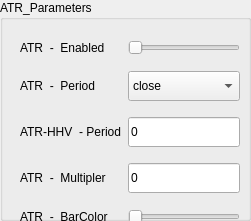
            <widget class="QGroupBox" name="grpBox_ATR_parametersIndi">
             <property name="geometry">
              <rect>
               <x>550</x>
               <y>40</y>
               <width>251</width>
               <height>221</height>
              </rect>
             </property>
             <property name="styleSheet">
              <string notr="true"/>
             </property>
             <property name="title">
              <string>ATR_Parameters</string>
             </property>
             <widget class="QWidget" name="layoutWidget">
              <property name="geometry">
               <rect>
                <x>20</x>
                <y>30</y>
                <width>331</width>
                <height>206</height>
               </rect>
              </property>
              <layout class="QGridLayout" name="gridLayout_21">
               <item row="0" column="0">
                <widget class="QLabel" name="lblSELL_IndicatorEnabled_3">
                 <property name="styleSheet">
                  <string notr="true"/>
                 </property>
                 <property name="text">
                  <string>ATR  -  Enabled</string>
                 </property>
                </widget>
               </item>
               <item row="0" column="1">
                <widget class="QSlider" name="hSlider_SELL_IndicatorEnabled_4">
                 <property name="styleSheet">
                  <string notr="true"/>
                 </property>
                 <property name="maximum">
                  <number>5</number>
                 </property>
                 <property name="orientation">
                  <enum>Qt::Horizontal</enum>
                 </property>
                </widget>
               </item>
               <item row="1" column="0">
                <widget class="QLabel" name="lblRocAppliedPrice">
                 <property name="styleSheet">
                  <string notr="true"/>
                 </property>
                 <property name="text">
                  <string>ATR  -  Period</string>
                 </property>
                </widget>
               </item>
               <item row="1" column="1">
                <widget class="QComboBox" name="drpRocAppliedPriceR">
                 <property name="sizePolicy">
                  <sizepolicy hsizetype="Preferred" vsizetype="Fixed">
                   <horstretch>0</horstretch>
                   <verstretch>0</verstretch>
                  </sizepolicy>
                 </property>
                 <property name="minimumSize">
                  <size>
                   <width>0</width>
                   <height>30</height>
                  </size>
                 </property>
                 <property name="styleSheet">
                  <string notr="true"/>
                 </property>
                 <item>
                  <property name="text">
                   <string>close</string>
                  </property>
                 </item>
                 <item>
                  <property name="text">
                   <string>open</string>
                  </property>
                 </item>
                 <item>
                  <property name="text">
                   <string>high</string>
                  </property>
                 </item>
                 <item>
                  <property name="text">
                   <string>low</string>
                  </property>
                 </item>
                 <item>
                  <property name="text">
                   <string>HL2</string>
                  </property>
                 </item>
                 <item>
                  <property name="text">
                   <string>HLC3</string>
                  </property>
                 </item>
                 <item>
                  <property name="text">
                   <string>OHLC</string>
                  </property>
                 </item>
                </widget>
               </item>
               <item row="1" column="2">
                <spacer name="horizontalSpacer_10">
                 <property name="orientation">
                  <enum>Qt::Horizontal</enum>
                 </property>
                 <property name="sizeHint" stdset="0">
                  <size>
                   <width>40</width>
                   <height>20</height>
                  </size>
                 </property>
                </spacer>
               </item>
               <item row="2" column="0">
                <widget class="QLabel" name="lblRocPeriodR">
                 <property name="styleSheet">
                  <string notr="true"/>
                 </property>
                 <property name="text">
                  <string>ATR-HHV  - Period</string>
                 </property>
                </widget>
               </item>
               <item row="2" column="1">
                <widget class="QLineEdit" name="txtRocPeriodR">
                 <property name="minimumSize">
                  <size>
                   <width>0</width>
                   <height>30</height>
                  </size>
                 </property>
                 <property name="cursor">
                  <cursorShape>IBeamCursor</cursorShape>
                 </property>
                 <property name="styleSheet">
                  <string notr="true"/>
                 </property>
                 <property name="text">
                  <string>0</string>
                 </property>
                </widget>
               </item>
               <item row="3" column="0">
                <widget class="QLabel" name="lblRocSmoothingR">
                 <property name="styleSheet">
                  <string notr="true"/>
                 </property>
                 <property name="text">
                  <string>ATR  -  Multipler</string>
                 </property>
                </widget>
               </item>
               <item row="3" column="1">
                <widget class="QLineEdit" name="txtRocSmoothingR">
                 <property name="minimumSize">
                  <size>
                   <width>0</width>
                   <height>30</height>
                  </size>
                 </property>
                 <property name="styleSheet">
                  <string notr="true"/>
                 </property>
                 <property name="text">
                  <string>0</string>
                 </property>
                </widget>
               </item>
               <item row="4" column="0">
                <widget class="QLabel" name="lblSELL_IndicatorEnabled_11">
                 <property name="styleSheet">
                  <string notr="true"/>
                 </property>
                 <property name="text">
                  <string>ATR  -  BarColor</string>
                 </property>
                </widget>
               </item>
               <item row="4" column="1">
                <widget class="QSlider" name="hSlider_SELL_IndicatorEnabled_34">
                 <property name="styleSheet">
                  <string notr="true"/>
                 </property>
                 <property name="maximum">
                  <number>5</number>
                 </property>
                 <property name="orientation">
                  <enum>Qt::Horizontal</enum>
                 </property>
                </widget>
               </item>
              </layout>
             </widget>
            </widget>
